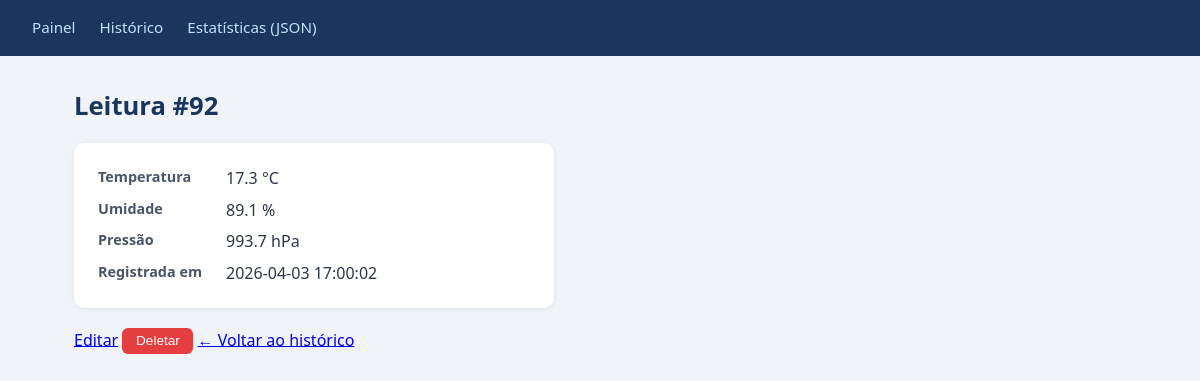
The app's page /leituras/92 with its own data.
### tables this page shows
CREATE TABLE leituras (
    id INTEGER PRIMARY KEY AUTOINCREMENT,
    temperatura REAL NOT NULL,
    umidade REAL NOT NULL,
    pressao REAL,
    timestamp DATETIME DEFAULT (datetime('now','localtime'))
, distancia REAL);

### app.py (the view)
@app.route("/leituras/<int:id>", methods=["GET"])
def detalhe(id):
    leitura = buscar_leitura(id)
    if leitura is None:
        abort(404, f"Leitura {id} não encontrada.")
    if _quer_json():
        return jsonify(leitura)
    return render_template("detalhe.html", leitura=leitura)

### app.py (called while the page is built)
def _quer_json():
    return (
        request.args.get("formato") == "json"
        or request.accept_mimetypes.best == "application/json"
    )

### database.py (called while the page is built)
def get_db_connection():
    conn = sqlite3.connect(DB_PATH, timeout=10)
    conn.execute("PRAGMA journal_mode=WAL")
    conn.execute("PRAGMA busy_timeout=5000")  # espera até 5s antes de lançar OperationalError
    conn.row_factory = sqlite3.Row
    return conn

def buscar_leitura(id):
    conn = get_db_connection()
    try:
        row = conn.execute(
            "SELECT * FROM leituras WHERE id = ?", (id,)
        ).fetchone()
        return dict(row) if row else None
    finally:
        conn.close()

### templates/detalhe.html (shortened to what this page needs)
{% extends "base.html" %}
{% block content %}
<h1>Leitura #{{ leitura.id }}</h1>
<dl>
  <dt>Temperatura</dt><dd>{{ leitura.temperatura }} °C</dd>
  <dt>Umidade</dt><dd>{{ leitura.umidade }} %</dd>
  <dt>Pressão</dt><dd>{{ leitura.pressao if leitura.pressao is not none else '—' }} hPa</dd>
  <dt>Registrada em</dt><dd>{{ leitura.timestamp }}</dd>
</dl>
<a href="/leituras/{{ leitura.id }}/editar">Editar</a>
<button data-id="{{ leitura.id }}" onclick="deletar(this.dataset.id)">Deletar</button>
<a href="/leituras">&#8592; Voltar ao histórico</a>
{% endblock %}

### static/css/style.css (style rules this page uses)
*, *::before, *::after { box-sizing: border-box; margin: 0; padding: 0; }
body { font-family: 'Segoe UI', system-ui, sans-serif; background: #f0f4f8; color: #2d3748; min-height: 100vh; }
h1 { font-size: 1.6rem; font-weight: 700; color: #1a365d; margin-bottom: 1.25rem; }
button { background: #3182ce; color: #fff; border: none; border-radius: 6px; padding: 0.35rem 0.85rem; font-size: 0.85rem; cursor: pointer; transition: background 0.2s; }
button[onclick*="deletar"] { background: #e53e3e; }
dl { background: #fff; border-radius: 10px; padding: 1.5rem; box-shadow: 0 1px 4px rgba(0,0,0,0.08); display: grid; grid-template-columns: max-content 1fr; gap: 0.6rem 1.5rem; max-width: 480px; margin-bottom: 1.25rem; }
dt { font-weight: 600; color: #4a5568; font-size: 0.9rem; }
dd { color: #2d3748; }

### records on screen
leituras: id "92", temperatura "17.3", umidade "89.1", pressao "993.7", timestamp "2026-04-03 17:00:02"
